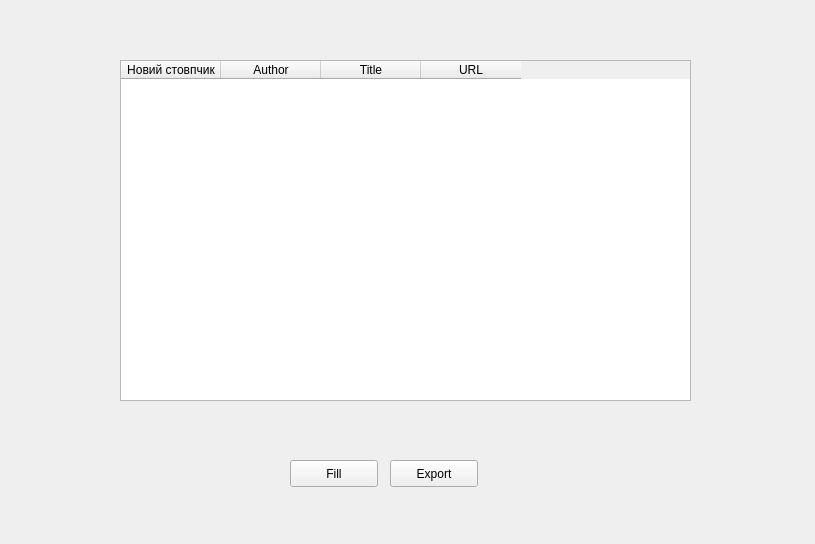
<?xml version="1.0" encoding="UTF-8"?>
<ui version="4.0">
 <class>Form</class>
 <widget class="QWidget" name="Form">
  <property name="geometry">
   <rect>
    <x>0</x>
    <y>0</y>
    <width>815</width>
    <height>544</height>
   </rect>
  </property>
  <property name="windowTitle">
   <string>Form</string>
  </property>
  <widget class="QPushButton" name="pushButton">
   <property name="geometry">
    <rect>
     <x>290</x>
     <y>460</y>
     <width>88</width>
     <height>27</height>
    </rect>
   </property>
   <property name="text">
    <string>Fill</string>
   </property>
  </widget>
  <widget class="QPushButton" name="pushButton_2">
   <property name="geometry">
    <rect>
     <x>390</x>
     <y>460</y>
     <width>88</width>
     <height>27</height>
    </rect>
   </property>
   <property name="text">
    <string>Export</string>
   </property>
  </widget>
  <widget class="QTableWidget" name="tableWidget">
   <property name="geometry">
    <rect>
     <x>120</x>
     <y>60</y>
     <width>571</width>
     <height>341</height>
    </rect>
   </property>
   <column>
    <property name="text">
     <string>Новий стовпчик</string>
    </property>
   </column>
   <column>
    <property name="text">
     <string>Author</string>
    </property>
   </column>
   <column>
    <property name="text">
     <string>Title</string>
    </property>
   </column>
   <column>
    <property name="text">
     <string>URL</string>
    </property>
   </column>
  </widget>
 </widget>
 <resources/>
 <connections/>
</ui>
